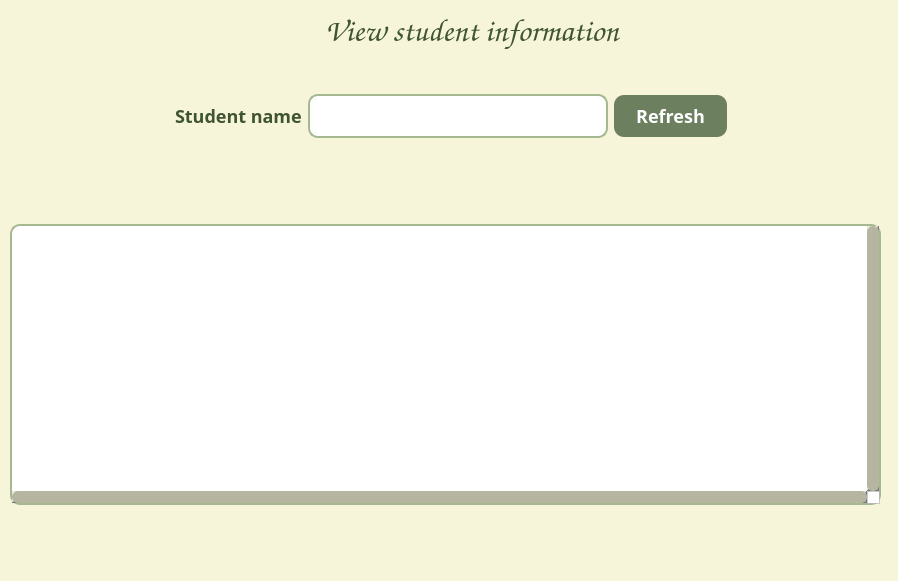
<?xml version="1.0" encoding="UTF-8"?>
<ui version="4.0">
 <class>ViewStudentInformation</class>
 <widget class="QDialog" name="ViewStudentInformation">
  <property name="geometry">
   <rect>
    <x>0</x>
    <y>0</y>
    <width>898</width>
    <height>581</height>
   </rect>
  </property>
  <property name="windowTitle">
   <string>View student information</string>
  </property>
  <property name="styleSheet">
   <string notr="true">/* ======== MAIN WINDOW ======== */
QDialog {
    background-color: #f7f5d9;
    color: #3f5433;
}

/* ======== TITLE ======== */
#titleLabel {
    font-size: 32px;
    font-weight: bold;
    font-family: &quot;Comic Sans MS&quot;;
    color: #3f5433;
}

/* ======== LABELS ======== */
QLabel {
    font-size: 18px;
    color: #3f5433;
}

/* ======== LINE EDITS ======== */
QLineEdit {
    background: #ffffff;
    border: 2px solid #a6b88f;
    border-radius: 10px;
    padding: 8px 12px;
    font-size: 15px;
    color: #3f5433;
}

QLineEdit:focus {
    border: 2px solid #7f936a;
}

/* ======== REFRESH BUTTON ======== */
#refreshButton {
    background-color: #6c7f5f;
    color: white;
    padding: 8px 22px;
    border-radius: 10px;
    font-size: 18px;
    font-weight: bold;
}

#refreshButton:hover {
    background-color: #7f9270;
}

#refreshButton:pressed {
    background-color: #5b6c50;
}

/* BACK BUTTON */
#goBackButton {
    background: transparent;
    border: none;
    color: #42522b;
    font-size: 16px;
}
QPushButton#goBackButton:hover {
    background-color: #d7d9c6;
}

/* ======== TABLE VIEW ======== */
QTableView {
    background: #ffffff;
    border: 2px solid #a6b88f;
    border-radius: 10px;
    gridline-color: #c6c6c6;
    font-size: 16px;
    color: #3f5433; 
    selection-background-color: #cfd8c3;
    selection-color: #000000;
}

QTableView::item {
    color: #3f5433;
}

QHeaderView::section {
    background-color: #dcdac3;
    color: #3f5433;
    padding: 6px;
    font-size: 16px;
    border: none;
    border-right: 1px solid #b5b5b5;
}


/* scrollbar minimal styling */
QScrollBar:vertical, QScrollBar:horizontal {
    background: #e3e3ce;
    width: 12px;
    height: 12px;
}

QScrollBar::handle {
    background: #b6b6a0;
    border-radius: 6px;
}

QScrollBar::handle:hover {
    background: #a2a28c;
}
</string>
  </property>
  <widget class="QWidget" name="verticalLayoutWidget">
   <property name="geometry">
    <rect>
     <x>10</x>
     <y>10</y>
     <width>881</width>
     <height>561</height>
    </rect>
   </property>
   <layout class="QVBoxLayout" name="verticalLayout" stretch="1,1,2">
    <property name="spacing">
     <number>0</number>
    </property>
    <property name="sizeConstraint">
     <enum>QLayout::SizeConstraint::SetNoConstraint</enum>
    </property>
    <property name="leftMargin">
     <number>0</number>
    </property>
    <property name="topMargin">
     <number>0</number>
    </property>
    <property name="rightMargin">
     <number>0</number>
    </property>
    <property name="bottomMargin">
     <number>0</number>
    </property>
    <item>
     <layout class="QHBoxLayout" name="horizontalLayout">
      <property name="spacing">
       <number>0</number>
      </property>
      <item>
       <widget class="QPushButton" name="goBackButton">
        <property name="sizePolicy">
         <sizepolicy hsizetype="Fixed" vsizetype="Fixed">
          <horstretch>0</horstretch>
          <verstretch>0</verstretch>
         </sizepolicy>
        </property>
        <property name="text">
         <string/>
        </property>
        <property name="icon">
         <iconset>
          <normaloff>icons/left-arrow.png</normaloff>icons/left-arrow.png</iconset>
        </property>
       </widget>
      </item>
      <item>
       <spacer name="horizontalSpacer">
        <property name="orientation">
         <enum>Qt::Orientation::Horizontal</enum>
        </property>
        <property name="sizeType">
         <enum>QSizePolicy::Policy::Expanding</enum>
        </property>
        <property name="sizeHint" stdset="0">
         <size>
          <width>40</width>
          <height>20</height>
         </size>
        </property>
       </spacer>
      </item>
      <item>
       <widget class="QLabel" name="titleLabel">
        <property name="sizePolicy">
         <sizepolicy hsizetype="Fixed" vsizetype="Fixed">
          <horstretch>0</horstretch>
          <verstretch>0</verstretch>
         </sizepolicy>
        </property>
        <property name="font">
         <font>
          <family>Comic Sans MS</family>
          <pointsize>-1</pointsize>
          <bold>true</bold>
         </font>
        </property>
        <property name="text">
         <string>View student information</string>
        </property>
        <property name="alignment">
         <set>Qt::AlignmentFlag::AlignCenter</set>
        </property>
       </widget>
      </item>
      <item>
       <spacer name="horizontalSpacer_2">
        <property name="orientation">
         <enum>Qt::Orientation::Horizontal</enum>
        </property>
        <property name="sizeType">
         <enum>QSizePolicy::Policy::Expanding</enum>
        </property>
        <property name="sizeHint" stdset="0">
         <size>
          <width>40</width>
          <height>20</height>
         </size>
        </property>
       </spacer>
      </item>
     </layout>
    </item>
    <item>
     <widget class="QWidget" name="widget" native="true">
      <property name="enabled">
       <bool>true</bool>
      </property>
      <property name="sizePolicy">
       <sizepolicy hsizetype="Preferred" vsizetype="Preferred">
        <horstretch>0</horstretch>
        <verstretch>0</verstretch>
       </sizepolicy>
      </property>
      <property name="minimumSize">
       <size>
        <width>0</width>
        <height>20</height>
       </size>
      </property>
      <property name="maximumSize">
       <size>
        <width>16777215</width>
        <height>290</height>
       </size>
      </property>
      <widget class="QWidget" name="horizontalLayoutWidget">
       <property name="geometry">
        <rect>
         <x>0</x>
         <y>0</y>
         <width>881</width>
         <height>131</height>
        </rect>
       </property>
       <layout class="QHBoxLayout" name="horizontalLayout_2">
        <item>
         <spacer name="horizontalSpacer_3">
          <property name="orientation">
           <enum>Qt::Orientation::Horizontal</enum>
          </property>
          <property name="sizeHint" stdset="0">
           <size>
            <width>40</width>
            <height>20</height>
           </size>
          </property>
         </spacer>
        </item>
        <item>
         <widget class="QLabel" name="label_2">
          <property name="sizePolicy">
           <sizepolicy hsizetype="Preferred" vsizetype="Fixed">
            <horstretch>0</horstretch>
            <verstretch>0</verstretch>
           </sizepolicy>
          </property>
          <property name="font">
           <font>
            <family>Arial Rounded MT</family>
            <pointsize>-1</pointsize>
            <bold>true</bold>
           </font>
          </property>
          <property name="text">
           <string>Student name</string>
          </property>
         </widget>
        </item>
        <item>
         <widget class="QLineEdit" name="studentNameLineEdit">
          <property name="sizePolicy">
           <sizepolicy hsizetype="Fixed" vsizetype="Fixed">
            <horstretch>0</horstretch>
            <verstretch>0</verstretch>
           </sizepolicy>
          </property>
          <property name="minimumSize">
           <size>
            <width>300</width>
            <height>35</height>
           </size>
          </property>
          <property name="font">
           <font>
            <family>Arial Rounded MT</family>
            <pointsize>-1</pointsize>
            <bold>true</bold>
           </font>
          </property>
         </widget>
        </item>
        <item>
         <widget class="QPushButton" name="refreshButton">
          <property name="sizePolicy">
           <sizepolicy hsizetype="Fixed" vsizetype="Fixed">
            <horstretch>0</horstretch>
            <verstretch>0</verstretch>
           </sizepolicy>
          </property>
          <property name="minimumSize">
           <size>
            <width>100</width>
            <height>0</height>
           </size>
          </property>
          <property name="font">
           <font>
            <family>Arial Rounded MT</family>
            <pointsize>-1</pointsize>
            <bold>true</bold>
           </font>
          </property>
          <property name="text">
           <string>Refresh</string>
          </property>
         </widget>
        </item>
        <item>
         <spacer name="horizontalSpacer_4">
          <property name="orientation">
           <enum>Qt::Orientation::Horizontal</enum>
          </property>
          <property name="sizeHint" stdset="0">
           <size>
            <width>40</width>
            <height>20</height>
           </size>
          </property>
         </spacer>
        </item>
       </layout>
      </widget>
     </widget>
    </item>
    <item>
     <widget class="QWidget" name="widget_2" native="true">
      <widget class="QTableView" name="tableView">
       <property name="geometry">
        <rect>
         <x>0</x>
         <y>0</y>
         <width>871</width>
         <height>281</height>
        </rect>
       </property>
       <property name="minimumSize">
        <size>
         <width>0</width>
         <height>200</height>
        </size>
       </property>
       <property name="verticalScrollBarPolicy">
        <enum>Qt::ScrollBarPolicy::ScrollBarAlwaysOn</enum>
       </property>
       <property name="horizontalScrollBarPolicy">
        <enum>Qt::ScrollBarPolicy::ScrollBarAlwaysOn</enum>
       </property>
      </widget>
     </widget>
    </item>
   </layout>
  </widget>
 </widget>
 <resources/>
 <connections/>
</ui>
